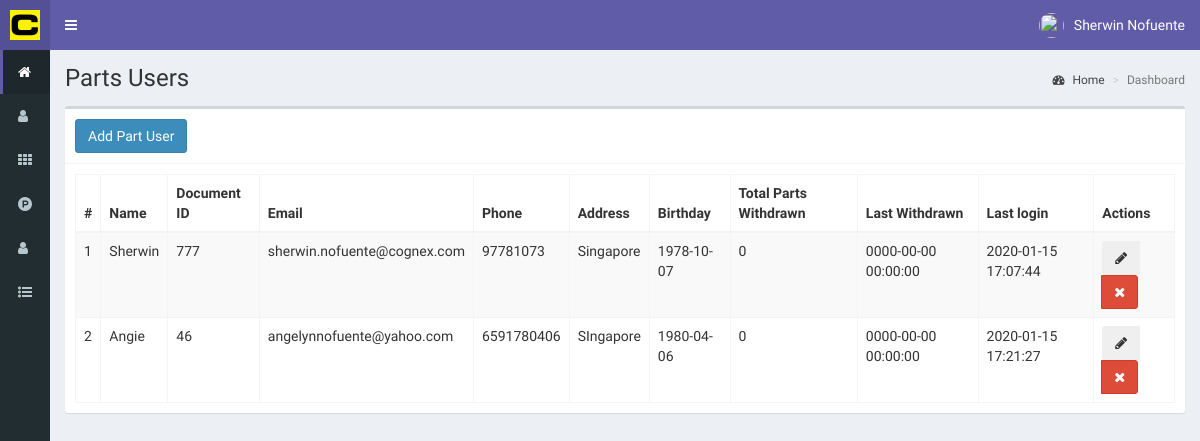
The page /partsUser (signed in) on the database its author committed.
### tables this page shows
CREATE TABLE `partsUser` (
  `id` int(11) NOT NULL,
  `name` text NOT NULL,
  `idDocument` int(11) NOT NULL,
  `email` text NOT NULL,
  `phone` text NOT NULL,
  `address` text NOT NULL,
  `birthdate` date NOT NULL,
  `partsWithdrawn` int(11) NOT NULL,
  `lastWithdrawn` datetime NOT NULL,
  `registerDate` timestamp NOT NULL DEFAULT CURRENT_TIMESTAMP ON UPDATE CURRENT_TIMESTAMP
);

### controllers/template.controller.php (called while the page is built)
<?php
class ControllerTemplate {
	 static public function ctrTemplate(){
	 	include "views/template.php";
	 }
}

### index.php (called while the page is built, shortened)
<?php
require_once "controllers/template.controller.php";
require_once "controllers/users.controller.php";
require_once "controllers/partsUser.controller.php";
require_once "models/partsUser.model.php";
$template = new ControllerTemplate();
$template -> ctrTemplate();

### controllers/partsUser.controller.php (called while the page is built, shortened)
<?php
class ControllerpartsUser{
	static public function ctrShowpartsUser($item, $value){
		$table = "partsUser";
		$answer = ModelpartsUser::mdlShowpartsUser($table, $item, $value);
		return $answer;
	}
}

### models/connection.php (called while the page is built)
<?php
class Connection {
	static public function connect(){
		$link = new PDO("mysql:host=localhost;dbname=spare", "root", "");
		$link -> exec("set names utf8");
		return $link;
	}
}

### models/partsUser.model.php (called while the page is built, shortened)
<?php
require_once "connection.php";
class ModelpartsUser{
	static public function mdlShowpartsUser($table, $item, $value){
		if($item != null){
			$stmt = Connection::connect()->prepare("SELECT * FROM $table WHERE $item = :$item");
			$stmt -> bindParam(":".$item, $value, PDO::PARAM_STR);
			$stmt -> execute();
			return $stmt -> fetch();
		}else{
			$stmt = Connection::connect()->prepare("SELECT * FROM $table");
			$stmt -> execute();
			return $stmt -> fetchAll();
		}
	}
}

### views/modules/partsUser.php (the view, shortened to what this page needs)
<div class="content-wrapper">
    <section class="content-header">
      <h1>
        Parts Users
      </h1>
      <ol class="breadcrumb">
        <li><a href="home"><i class="fa fa-dashboard"></i> Home</a></li>
        <li class="active">Dashboard</li>
      </ol>
    </section>
    <section class="content">
      <div class="box">
        <div class="box-header with-border">
            <button class="btn btn-primary" data-toggle="modal" data-target="#addPartsUser" >
              Add Part User
            </button>
        </div>
        <div class="box-body">
            <table class="table table-bordered table-striped dt-responsive tables" width="100%">
                <thead>
                    <tr>
                        <th style="width:10px">#</th>
                        <th>Name</th>
                        <th>Document ID</th>
                        <th>Email</th>
                        <th>Phone</th>
                        <th>Address</th>
                        <th>Birthday</th>
                        <th>Total Parts Withdrawn</th>
                        <th>Last Withdrawn</th>
                        <th>Last login</th>
                        <th>Actions</th>
                    </tr>
                </thead>
                  <tbody>
                  <?php
            $item = null;
            $valor = null;
            $partsUser = controllerpartsUser::ctrShowpartsUser($item, $valor);
            foreach ($partsUser as $key => $value) {
              echo '
                      <tr>
                        <td>'.($key+1).'</td>
                        <td>'.$value["name"].'</td>
                        <td>'.$value["idDocument"].'</td>
                        <td>'.$value["email"].'</td>
                        <td>'.$value["phone"].'</td>
                        <td>'.$value["address"].'</td>
                        <td>'.$value["birthdate"].'</td>
                        <td>'.$value["partsWithdrawn"].'</td>
                        <td>0000-00-00 00:00:00</td>
                        <td>'.$value["registerDate"].'</td>
                        <td>
                          <div class="btn-group">
                                <button class="btn btn-wwarning"><i class="fa fa-pencil"></i></button>
                                <button class="btn btn-danger"><i class="fa fa-times"></i></button>
                          </div>
                        </td>
                     </tr>';
            }
            ?>
                  </tbody>
            </table>
        </div>
      </div>
    </section>
  </div>

### views/template.php (shortened to what this page needs)
<!DOCTYPE html>
<html>
<head>
  <link rel="stylesheet" href="views/bower_components/bootstrap/dist/css/bootstrap.min.css">
  <link rel="stylesheet" href="views/bower_components/font-awesome/css/font-awesome.min.css">
  <link rel="stylesheet" href="views/bower_components/Ionicons/css/ionicons.min.css">
  <link rel="stylesheet" href="views/bower_components/datatables.net-bs/css/dataTables.bootstrap.min.css">
  <link rel="stylesheet" href="views/bower_components/datatables.net-bs/css/responsive.bootstrap.min.css">
  <link rel="stylesheet" href="views/dist/css/AdminLTE.css">
  <link rel="stylesheet" href="views/dist/css/skins/_all-skins.min.css">
     <link rel="stylesheet" href="views/plugins/iCheck/all.css">
</head>
<body class="hold-transition skin-purple sidebar-collapse sidebar-mini login-page">
<?php
if(isset($_SESSION["startSession"]) && $_SESSION["startSession"] == "ok"){
  echo '<div class="wrapper">';
  include "modules/header.php";
  include "modules/menu.php";
  if(isset($_GET["route"])){
    if ($_GET["route"] == 'home' ||
        $_GET["route"] == 'users' ||
        $_GET["route"] == 'categories' ||
        $_GET["route"] == 'parts' ||
        $_GET["route"] == 'partsUser' ||
        $_GET["route"] == 'manage-parts' ||
        $_GET["route"] == 'parts-inOut' ||
        $_GET["route"] == 'parts-report' ||
        $_GET["route"] == 'logout'){
      include "modules/".$_GET["route"].".php";
    }else{
       include "modules/404.php";
    }
  }else{
    include "modules/home.php";
  }
  echo '</div>';
  } else {
    include "modules/login.php";
  }
?>
</body>
</html>

### views/modules/header.php (shortened to what this page needs)
<header class="main-header" >
	<a href="home" class="logo">
		<span class="logo-mini">
			<img  class="img-responsive" src="views/img/template/cog-logo-sm.jpg" style="padding:10px; ">
		</span>
	</a>
	<nav class="navbar navbar-static-top" role="navigation">
		<a class="sidebar-toggle" data-toggle="push-menu" role="button" href="#">
		</a>
		<div class="navbar-custom-menu">
			<ul class="nav navbar-nav">
				<li class="dropdown user user-menu">
					<a class="dropdown-toggle" data-toggle="dropdown" href="#">
						<?php
						if($_SESSION["photo"] != ""){
							echo '<img src="'.$_SESSION["photo"].'" class="user-image">';
						} else {
							echo '<img class="user-image" src="views/img/users/default/anonymous.png">';
						}
						?>
						<span class="hidden-xs"><?php echo $_SESSION["name"]; ?></span>
					</a>
				</li>
			</ul>
		</div>
	</nav>
</header>

### views/modules/menu.php (shortened to what this page needs)
<aside class="main-sidebar">
	<section class="sidebar">
		<ul class="sidebar-menu">
			<li class="active">
				<a href="home">
					<i class="fa fa-home"></i>
				</a>
			</li>
			<li>
				<a href="users">
					<i class="fa fa-user"></i>
				</a>
			</li>
			<li>
				<a href="categories">
					<i class="fa fa-th"></i>
				</a>
			</li>
			<li>
				<a href="parts">
					<i class="fa fa-product-hunt"></i>
				</a>
			</li>
			<li>
				<a href="partsUser">
					<i class="fa fa-user"></i>
				</a>
			</li>
			<li class="treeview">
				<a href="#">
					<i class="fa fa-list-ul"></i>
				</a>
			</li>
		</ul>
	</section>
</aside>

### rows shown on the page
partsuser: name "Sherwin", idDocument "777", email "sherwin.nofuente@cognex.com", phone "97781073", address "Singapore", birthdate "1978-10-07", partsWithdrawn "0", registerDate "2020-01-15 17:07:44"
partsuser: name "Angie", idDocument "46", email "angelynnofuente@yahoo.com", phone "6591780406", address "SIngapore", birthdate "1980-04-06", partsWithdrawn "0", registerDate "2020-01-15 17:21:27"

### other values the page prints
$_SESSION["name"] "Sherwin Nofuente"
